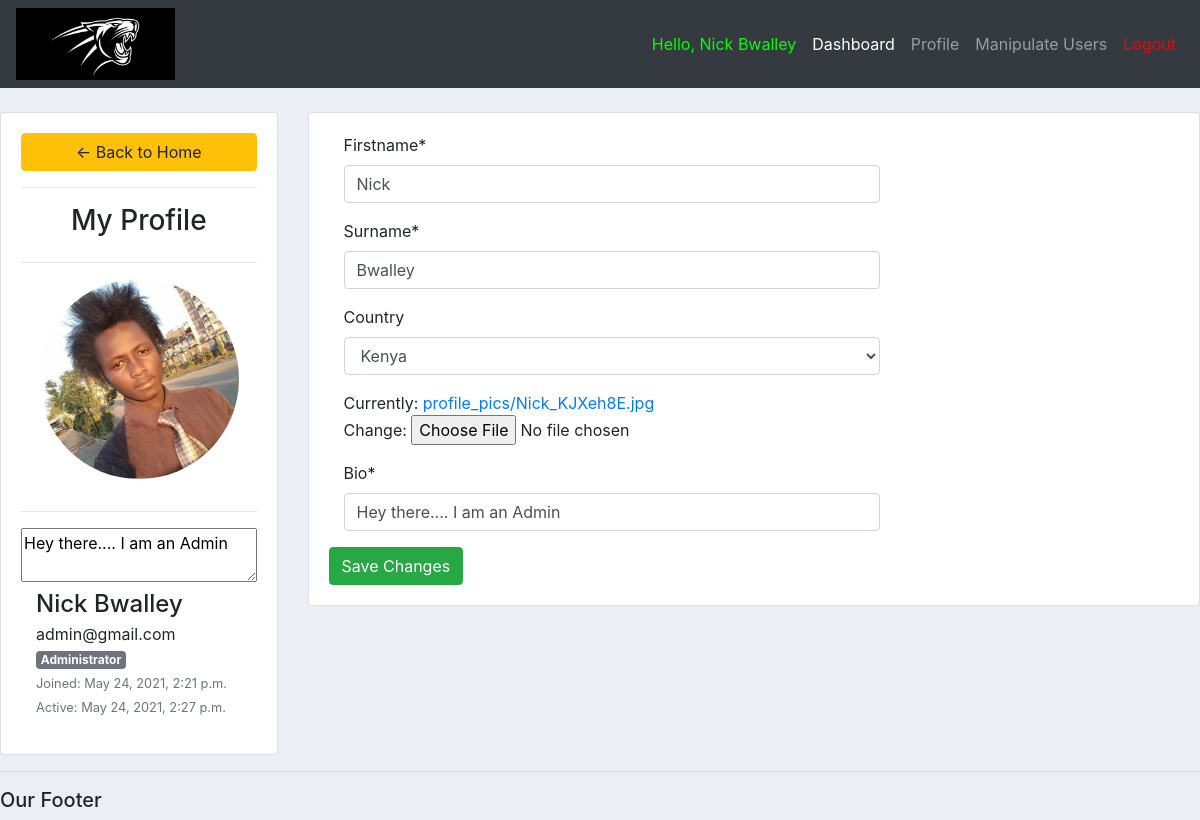
/MyProfile/ (signed in), run on an earlier commit of the app's database.
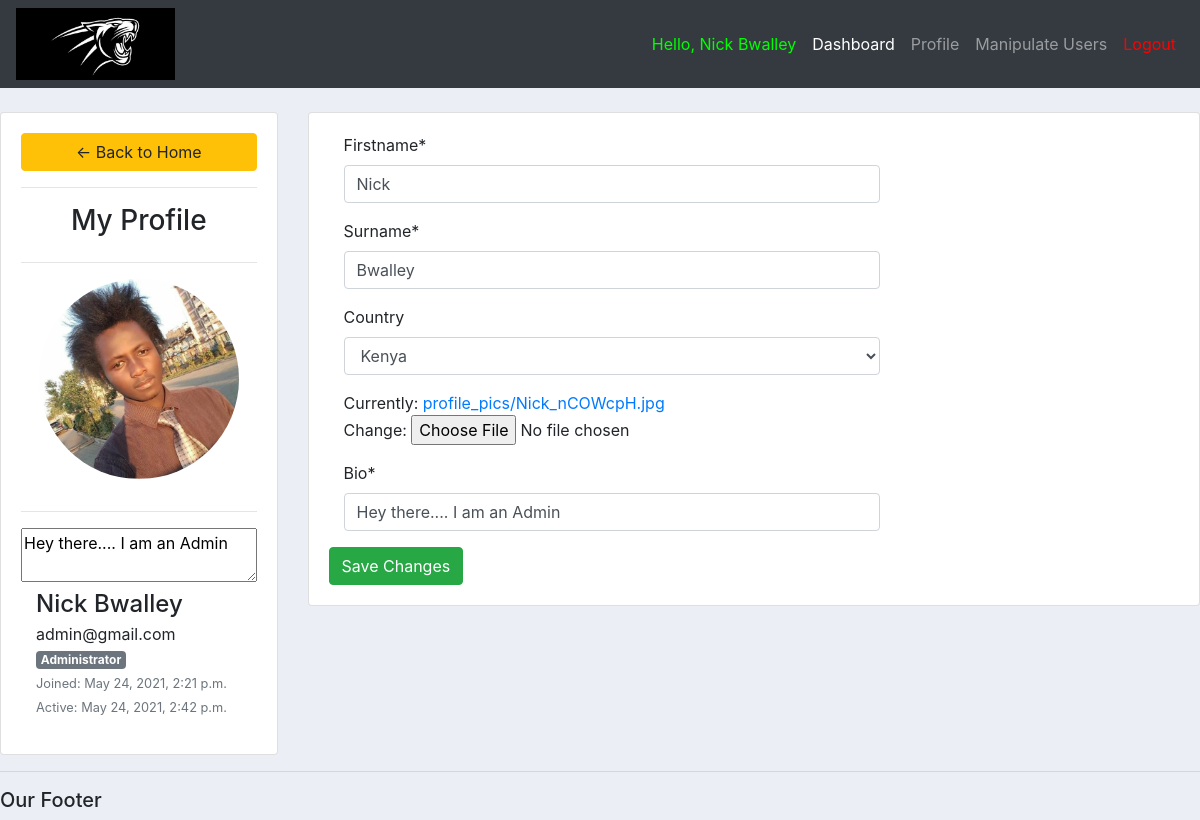
And on a later commit of the database.
### App1/models.py (models this page shows, shortened)
class user(AbstractBaseUser):
	alphanumeric = RegexValidator(r'^[0-9a-zA-Z]*$', 'Only alphanumeric characters are allowed!')
	phonenumber = RegexValidator(r'^[0-9]{10,12}$', 'Only Numerical characters are allowed! (Must be 10-12Digits)')
	firstname		= models.CharField(max_length=30, unique=False, validators=[alphanumeric])
	surname 		= models.CharField(max_length=30, unique=False, validators=[alphanumeric])
	email 			= models.EmailField(verbose_name="email", max_length=60, unique=True)
	phonenumber 	= models.CharField(max_length=30, unique=True, validators=[phonenumber])
	country 		= models.ForeignKey(Country, on_delete=models.SET_NULL, blank=True, null=True)
	university 		= models.ForeignKey(University, on_delete=models.SET_NULL, null=True)
	course			= models.ForeignKey(Course, on_delete=models.SET_NULL, blank=True, null=True)
	date_joined 	= models.DateTimeField(verbose_name='date joined', auto_now_add=True)
	last_login		= models.DateTimeField(verbose_name='last login', auto_now=True)
	is_admin 		= models.BooleanField(default=False)
	is_active 		= models.BooleanField(default=True)
	is_staff 		= models.BooleanField(default=False)
	is_superuser 	= models.BooleanField(default=False)
	USERNAME_FIELD = 'email'
	REQUIRED_FIELDS = []
	objects = MyAccountManager()

class Profile(models.Model):
	user 			= models.OneToOneField(user, on_delete=models.CASCADE)
	profile_pic 	= models.ImageField(null=True, default="default_profile_pic.jpg", upload_to="profile_pics")
	bio 			= models.CharField(max_length=40, default="Hey there...")

### App1/views.py (the view)
# urls.py: path('MyProfile/', views.my_profile, name='my_profile'),
@login_required(login_url='login') # only allows users who are logged in with correct credentials
def my_profile(request):
	user = request.user
	user2 = request.user.profile
	form = update_user_profile(instance=user)
	form2 = user_profile(instance=user2)
	if request.method == 'POST':
		form = update_user_profile(request.POST, request.FILES,instance=user)
		form2 = user_profile(request.POST, request.FILES, instance=user2)
		if form.is_valid and form2.is_valid:
			form.save()
			form2.save()
	context = {'form':form, 'form2': form2}
	return render(request, 'App1/my_profile.html', context)

### App1/forms.py
class update_user_profile(forms.ModelForm):
	class Meta:
		model = user
		fields = ['firstname', 'surname', 'country']
		exclude = ['email', 'phonenumber', 'university', 'course', 'password1', 'password2']

class user_profile(forms.ModelForm):
	class Meta:
		model = Profile
		fields = '__all__'
		exclude = ['user',]

### App1/models.py (called while the page is built)
    def __str__(self):
        return self.name

### App1/templates/App1/my_profile.html (shortened to what this page needs)
{%  extends 'App1/main.html' %}
{% load static %}
{% block content %}
{% load crispy_forms_tags %}
<br>
<div class="row">
	<div class="col-md-3">
		<div class="card card-body">
			<a class="btn btn-warning" href="{% url 'home' %}"> &#8592; Back to Home</a>
			<hr>
			<h3 style="text-align: center">My Profile</h3>
			<hr>
			<img class="profile-pic" src="{{request.user.profile.profile_pic.url}}" >
        <hr>
		  <textarea placeholder="Enter your Bio" readonly>{{request.user.profile.bio}}</textarea>
        <div class="col d-flex flex-column flex-sm-row justify-content-between mb-3">
          <div class="text-center text-sm-left mb-2 mb-sm-0">
            <h4 class="pt-sm-2 pb-1 mb-0 text-nowrap">{{request.user.firstname}} {{request.user.surname}}</h4>
            <p class="mb-0">{{request.user.email}}</p>
            {% if request.user.is_admin %}
            <span class="badge badge-secondary">Administrator</span>
            {% else %}
            <span class="badge badge-secondary">Active-User</span>
            {% endif %}
            <div class="text-muted"><small>Joined: {{request.user.date_joined}}</small></div>
            <div class="text-muted"><small>Active: {{request.user.last_login}}</small></div>
          </div>
        </div>
		</div>
	</div>
	<div class="col-md-9">
		<div class="card card-body">
			<form method="POST" action="" enctype="multipart/form-data">
				      <div class="form-group">
            		<div class="col-lg-8">
              			{{form.firstname|as_crispy_field }}
            		</div>
          		</div>
          		<div class="form-group">
            		<div class="col-lg-8">
              			{{form.surname|as_crispy_field }}
            		</div>
          		</div>
              <div class="form-group">
                <div class="col-lg-8">
                    {{form.country|as_crispy_field }}
                </div>
              </div>
              <div class="form-group">
                <div class="col-lg-8">
                    {{form2.profile_pic}}
                </div>
              </div>
              <div class="form-group">
                <div class="col-lg-8">
                    {{form2.bio |as_crispy_field}}
                </div>
              </div>
			<input class="btn btn-success" type="submit" name="Update Information" value="Save Changes">
			</form>
		</div>
	</div>
</div>
{% endblock %}

### App1/templates/App1/navbar.html (shortened to what this page needs)
{% load static %}
<nav class="navbar navbar-expand-lg navbar-dark bg-dark">
    <img src="{% static '/images/lionking.png'%}" id="logo" >
    <link rel="stylesheet" href="{% static '/css/main.css' %}">
    <div class="collapse navbar-collapse" id="navbarNav">
      <ul class="navbar-nav ml-auto">
        <li class="nav-item active">
          <a class="nav-link" style="color: #00ff00;">Hello, {{request.user.firstname}} {{request.user.surname}}</a>
        </li>
        <li class="nav-item active">
          <a class="nav-link" href="{% url 'home' %}">Dashboard</a>
        </li>
        <li class="nav-item">
          <a class="nav-link" href="{% url 'my_profile' %}">Profile</a>
        </li>
        {% if request.user.is_admin %}
        <li class="nav-item">
          <a class="nav-link" href="{% url 'my_profile' %}">Manipulate Users</a>
        </li>
        {% endif %}
        <li class="nav-item">
          <a class="nav-link" href="{% url 'logout' %}" style="color: #ff0000;">Logout</a>
        </li>
      </ul>
    </div>
  </nav>

What changed in the data, as far as the page shows it:
changed user "Nick": user.last_login "May 24, 2021, 2:27 p.m." → "May 24, 2021, 2:42 p.m."
Also different on the page:
text no longer shown: "Currently: profile_pics/Nick_KJXeh8E.jpg Change:"
text now shown: "Currently: profile_pics/Nick_nCOWcpH.jpg Change:"
